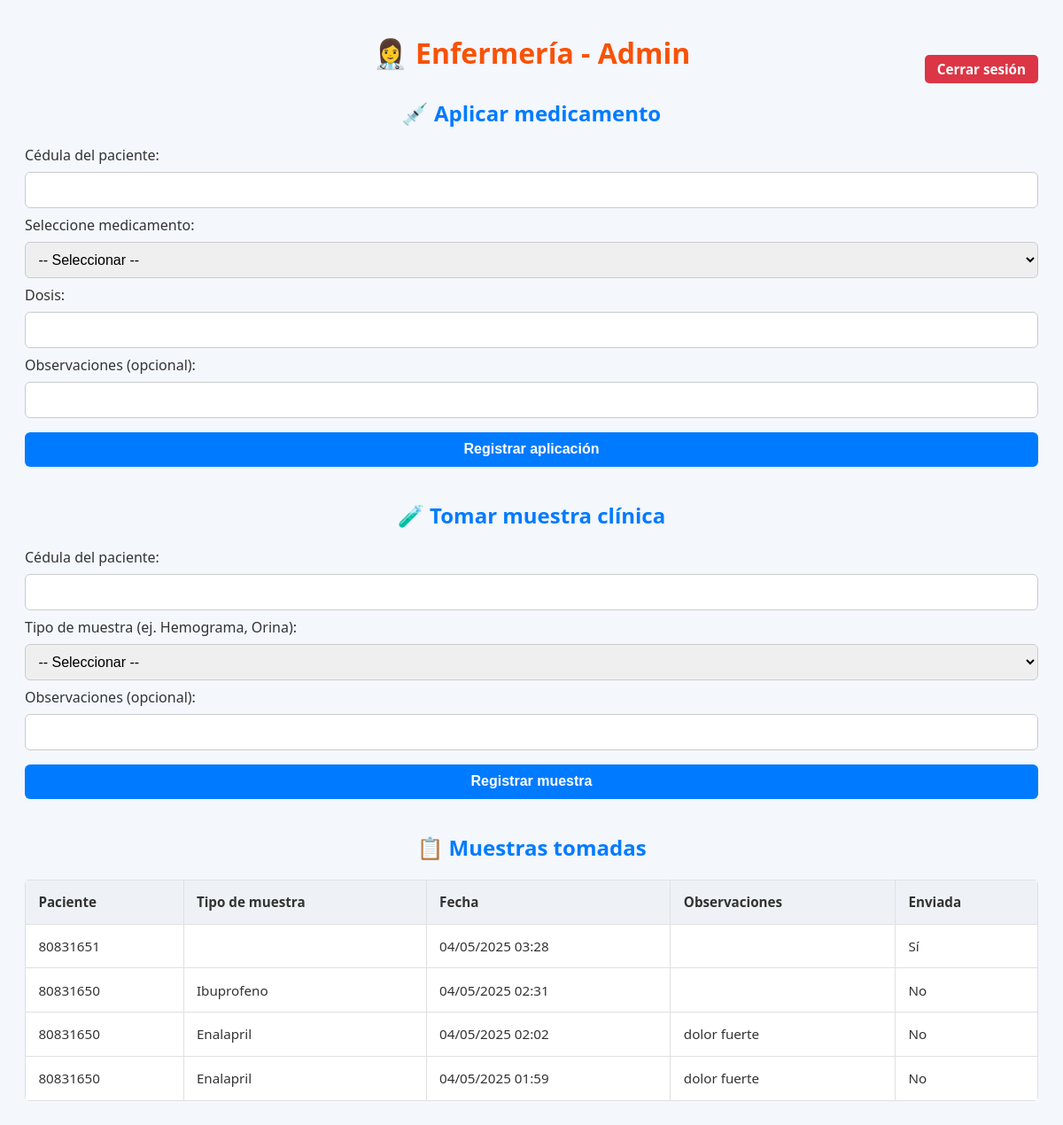
/dashboard/enfermeria/ (signed in), run on the app's committed database.
### core/models.py (models this page shows, shortened)
class Muestra(models.Model):
    paciente = models.ForeignKey(Paciente, on_delete=models.CASCADE)
    enfermero = models.ForeignKey(
        User, on_delete=models.SET_NULL, null=True,
        limit_choices_to={'groups__name': 'enfermeria'}
    )
    medicamento = models.ForeignKey(
        Medicamento, on_delete=models.SET_NULL, null=True)
    fecha_toma = models.DateTimeField(auto_now_add=True)
    observaciones = models.TextField(blank=True, null=True)
    enviada_laboratorio = models.BooleanField(default=False)

class Paciente(models.Model):
    persona = models.OneToOneField(Persona, on_delete=models.CASCADE)
    eps = models.CharField(max_length=100)
    historial_clinico = models.TextField(blank=True, null=True)

class Persona(models.Model):
    usuario = models.OneToOneField(
        User, on_delete=models.CASCADE, null=True, blank=True)
    TIPO_DOCUMENTO = [
        ('CC', 'Cédula de ciudadanía'),
        ('TI', 'Tarjeta de identidad'),
        ('CE', 'Cédula de extranjería'),
    ]
    tipo_documento = models.CharField(max_length=2, choices=TIPO_DOCUMENTO)
    numero_documento = models.CharField(max_length=20, unique=True)
    nombres = models.CharField(max_length=100)
    apellidos = models.CharField(max_length=100)
    fecha_nacimiento = models.DateField()
    sexo = models.CharField(max_length=10)
    direccion = models.CharField(max_length=255)
    telefono = models.CharField(max_length=20)

class Medicamento(models.Model):
    nombre = models.CharField(max_length=100)
    descripcion = models.TextField(blank=True, null=True)
    fecha_vencimiento = models.DateField()
    laboratorio = models.CharField(max_length=100)

### core/views.py (the view, shortened to what this page needs)
# urls.py: path('dashboard/enfermeria/', dashboard_enfermeria,
@login_required
def dashboard_enfermeria(request):
    medicamentos = Medicamento.objects.exclude(
        laboratorio='Laboratorio Central')
    muestras_clinicas = Medicamento.objects.filter(
        laboratorio='Laboratorio Central')
    muestras = Muestra.objects.filter(
        enfermero=request.user).order_by('-fecha_toma')
    mensaje = {}
    return render(request, 'core/dashboard_enfermeria.html', {
        'medicamentos': medicamentos,
        'muestras_clinicas': muestras_clinicas,
        'muestras': muestras,
        **mensaje
    })

### core/templates/core/dashboard_enfermeria.html (shortened to what this page needs)
{% load static %}
<!DOCTYPE html>
<html lang="es">
<head>
  <link rel="stylesheet" href="{% static 'css/styles.css' %}">
</head>
<body>
  <h1>👩‍⚕️ Enfermería - {{ request.user.username }}</h1>
  <a class="logout" href="{% url 'logout' %}">Cerrar sesión</a>
  <h2>💉 Aplicar medicamento</h2>
  <form method="post">
    <label>Cédula del paciente:</label>
    <input type="text" name="documento_paciente" required>
    <label>Seleccione medicamento:</label>
    <select name="medicamento" required>
      <option value="">-- Seleccionar --</option>
    </select>
    <label>Dosis:</label>
    <input type="text" name="dosis" required>
    <label>Observaciones (opcional):</label>
    <input type="text" name="observaciones">
    <button type="submit">Registrar aplicación</button>
  </form>
  <h2>🧪 Tomar muestra clínica</h2>
  <form method="post">
    <label>Cédula del paciente:</label>
    <input type="text" name="documento_paciente" required>
    <label>Tipo de muestra (ej. Hemograma, Orina):</label>
    <select name="muestra_id" required>
      <option value="">-- Seleccionar --</option>
    </select>
    <label>Observaciones (opcional):</label>
    <input type="text" name="observaciones">
    <button type="submit">Registrar muestra</button>
  </form>
  <h2>📋 Muestras tomadas</h2>
  {% if muestras %}
  <table>
    <thead>
      <tr>
        <th>Paciente</th>
        <th>Tipo de muestra</th>
        <th>Fecha</th>
        <th>Observaciones</th>
        <th>Enviada</th>
      </tr>
    </thead>
    <tbody>
      {% for muestra in muestras %}
      <tr>
        <td>{{ muestra.paciente.persona.numero_documento }}</td>
        <td>{{ muestra.medicamento.nombre }}</td>
        <td>{{ muestra.fecha_toma|date:"d/m/Y H:i" }}</td>
        <td>{{ muestra.observaciones }}</td>
        <td>{% if muestra.enviada_laboratorio %}Sí{% else %}No{% endif %}</td>
      </tr>
      {% endfor %}
    </tbody>
  </table>
  {% else %}
    <p>No has registrado muestras aún.</p>
  {% endif %}
</body>
</html>

### static/css/styles.css (style rules this page uses)
body { font-family: 'Segoe UI', 'Roboto', sans-serif; background-color: #f4f7fc; padding: 20px; color: #333; }
h1 { color: #f85206; font-size: 2rem; margin-top: 10px; align-items: center; text-align: center; }
h2 { color: #007bff; font-size: 1.5rem; margin-top: 30px; text-align: center; }
table { width: 100%; border-collapse: collapse; background: #fff; margin-top: 15px; border-radius: 5px; overflow: hidden; }
th, td { border: 1px solid #e0e0e0; padding: 0.9rem; text-align: left; font-size: 0.95rem; }
th { background-color: #eef2f7; font-weight: 600; }
input, select, button, textarea { padding: 0.65rem; margin: 0.5rem 0; width: 100%; font-size: 1rem; border: 1px solid #ccc; border-radius: 6px; box-sizing: border-box; transition: border-color 0.3s; }
button { background-color: #007bff; color: white; border: none; cursor: pointer; font-weight: 600; transition: background-color 0.3s; }
.logout { float: right; background: #dc3545; color: white; padding: 6px 14px; text-decoration: none; border-radius: 5px; font-weight: bold; font-size: 0.95rem; margin-top: -40px; }

### data on the page
Muestra: paciente.persona.numero_documento "80831651", fecha_toma "04/05/2025 03:28", enviada_laboratorio "Sí"
Muestra: paciente.persona.numero_documento "80831650", medicamento.nombre "Ibuprofeno", fecha_toma "04/05/2025 02:31", enviada_laboratorio "No"
Muestra: paciente.persona.numero_documento "80831650", medicamento.nombre "Enalapril", fecha_toma "04/05/2025 02:02", observaciones "dolor fuerte", enviada_laboratorio "No"
Muestra: paciente.persona.numero_documento "80831650", medicamento.nombre "Enalapril", fecha_toma "04/05/2025 01:59", observaciones "dolor fuerte", enviada_laboratorio "No"

### other printed values
{{ request.user.username }} "Admin"
